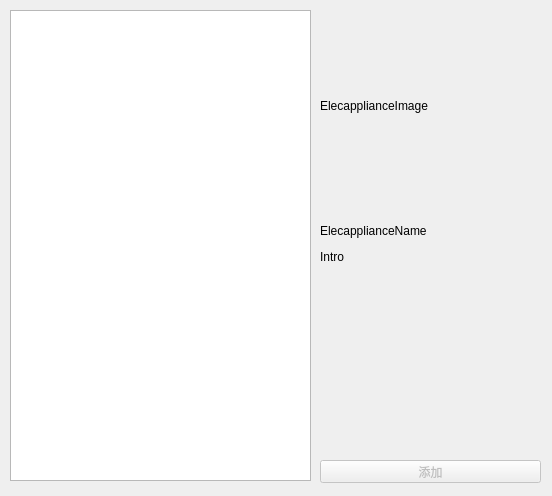
<?xml version="1.0" encoding="UTF-8"?>
<ui version="4.0">
 <class>ElecappliancesPanel</class>
 <widget class="QDialog" name="ElecappliancesPanel">
  <property name="geometry">
   <rect>
    <x>0</x>
    <y>0</y>
    <width>552</width>
    <height>496</height>
   </rect>
  </property>
  <property name="windowTitle">
   <string>Dialog</string>
  </property>
  <widget class="QListWidget" name="listWidget">
   <property name="geometry">
    <rect>
     <x>10</x>
     <y>10</y>
     <width>301</width>
     <height>471</height>
    </rect>
   </property>
  </widget>
  <widget class="QLabel" name="labelImg">
   <property name="geometry">
    <rect>
     <x>320</x>
     <y>10</y>
     <width>221</width>
     <height>191</height>
    </rect>
   </property>
   <property name="text">
    <string>ElecapplianceImage</string>
   </property>
  </widget>
  <widget class="QLabel" name="labelName">
   <property name="geometry">
    <rect>
     <x>320</x>
     <y>220</y>
     <width>221</width>
     <height>21</height>
    </rect>
   </property>
   <property name="text">
    <string>ElecapplianceName</string>
   </property>
  </widget>
  <widget class="QLabel" name="labelIntro">
   <property name="geometry">
    <rect>
     <x>320</x>
     <y>250</y>
     <width>221</width>
     <height>181</height>
    </rect>
   </property>
   <property name="text">
    <string>Intro</string>
   </property>
   <property name="alignment">
    <set>Qt::AlignLeading|Qt::AlignLeft|Qt::AlignTop</set>
   </property>
   <property name="wordWrap">
    <bool>true</bool>
   </property>
  </widget>
  <widget class="QPushButton" name="pushButton">
   <property name="enabled">
    <bool>false</bool>
   </property>
   <property name="geometry">
    <rect>
     <x>320</x>
     <y>460</y>
     <width>221</width>
     <height>23</height>
    </rect>
   </property>
   <property name="text">
    <string>添加</string>
   </property>
  </widget>
 </widget>
 <resources/>
 <connections/>
</ui>
